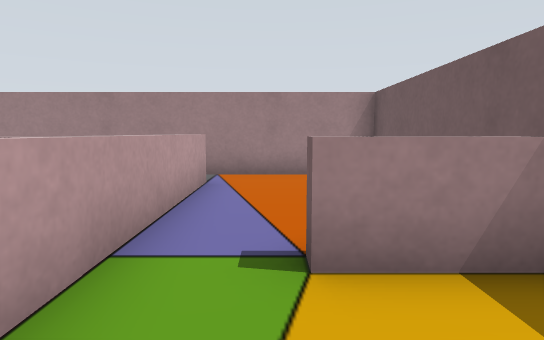
View 1 (above)

12 first-person views from a walk through a Gazebo world. The camera is 0.51 m above the floor, tilts 6° down and sees 75° across. The floor is counted in squares, 0.5 m on a side. Each view is taken from the middle of a square. On the plan, view 1 faces up. The plan holds only what a view shows up to about 13 squares ahead; the rest is blank.

View 2
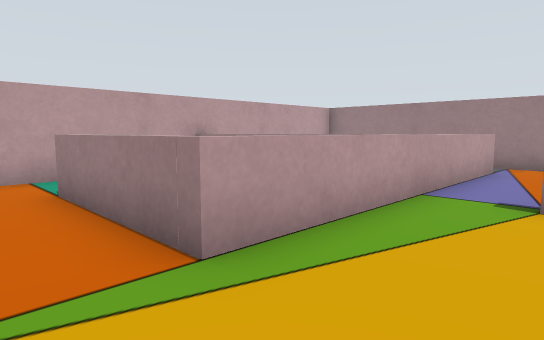

View 3
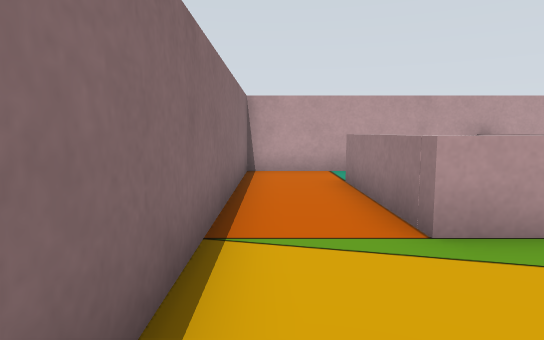

View 4
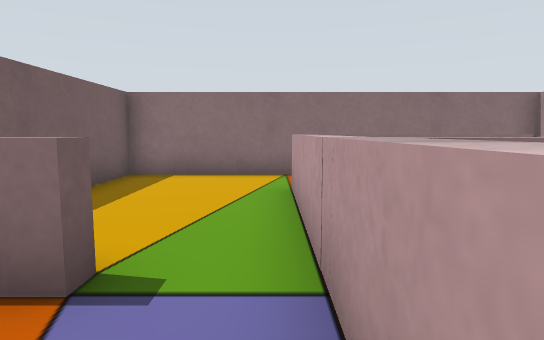

View 5
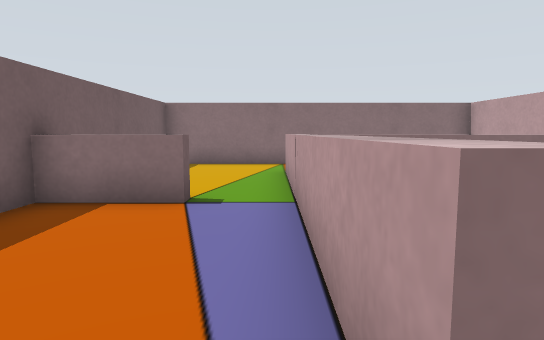

View 6
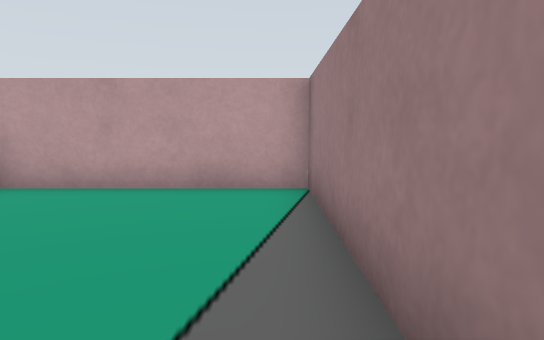

View 7
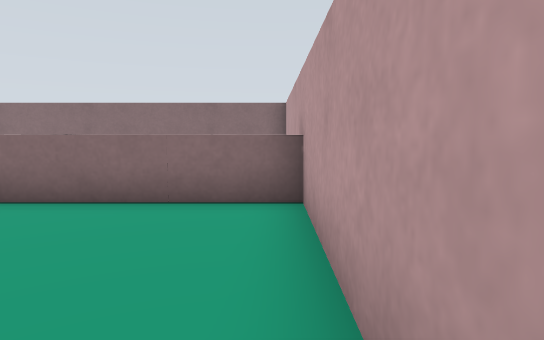

View 8
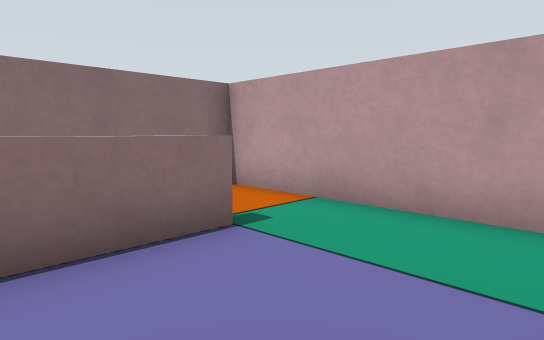

View 9
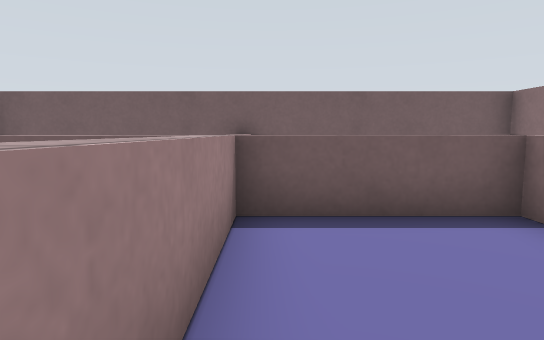

View 10
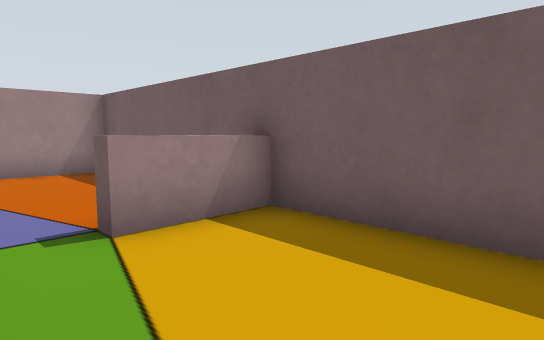

View 11
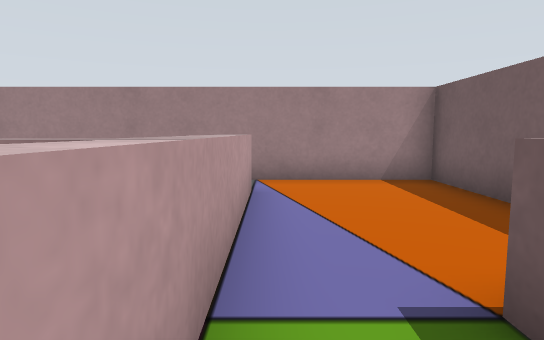

View 12
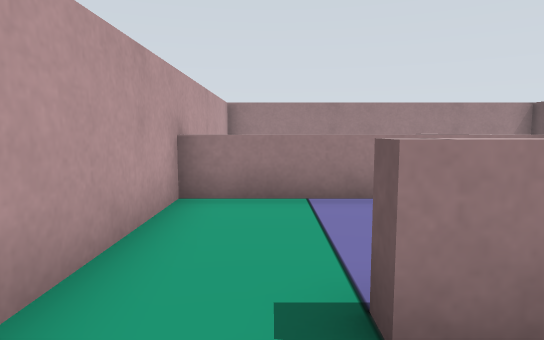

### Floor plan
Ten units are one square. View 1 is at (0, 0); x grows to the right and y downward. Boxes are objects, and circles mark ways between rooms. Rooms are numbered by the first view taken in them; rooms with no view inside come last. Other rooms are left out.
<svg viewBox="-80 -92 110 134">
<path fill="none" stroke="#000" d="M-75 15 -75 37 25 37 25 -30M-14 -25 -14 14 -54 14M25 -24 3 -24M25 -30 25 -87 -25 -87M-14 -74 -14 -25M3 -24 3 -29 25 -29M-25 -87 -75 -87 -75 -30M-75 -29 -19 -29M-17 -31 -17 -61M-75 -30 -75 15M-54 14 -54 11 -17 11 -17 -24 -75 -24"/>
<circle cx="-5" cy="-30" r="3" fill="#2a7"/>
<circle cx="-65" cy="10" r="3" fill="#2a7"/>
<circle cx="-20" cy="-80" r="3" fill="#2a7"/>
<text x="-10" y="10">1</text>
<text x="0" y="-60">2</text>
<text x="-50" y="-60">3</text>
<text x="-50" y="-10">4</text>
</svg>
Room 1 opens to room 2. Room 1 opens to room 4. Room 2 opens to room 3.

Where each view was taken, in squares from view 1:
view 1: 0 up, 0 right, facing up
view 2: 3 down, 1 right, facing up-left
view 3: 3 down, 2 right, facing left
view 4: 5 up, 1 left, facing down
view 5: 8 up, 1 left, facing down
view 6: 8 up, 1 left, facing left
view 7: 8 up, 7 left, facing down
view 8: 2 up, 3 left, facing down-left
view 9: 2 up, 6 left, facing right
view 10: 1 down, 1 left, facing up-right
view 11: 1 up, 1 left, facing up
view 12: 3 down, 6 left, facing up
